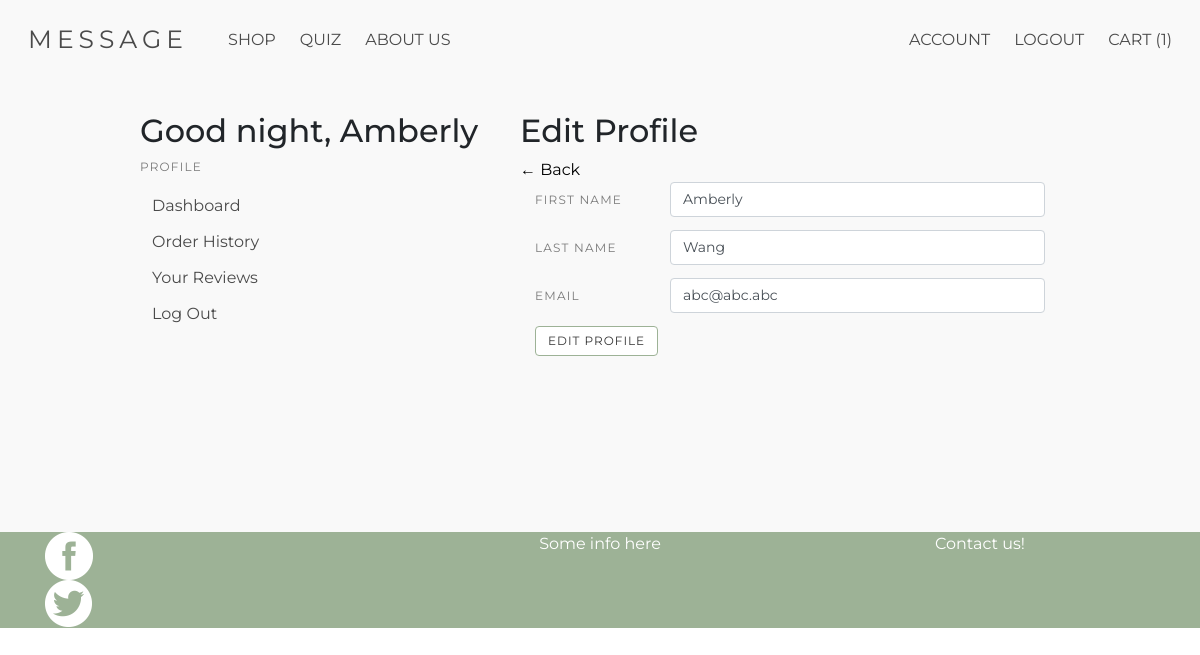
Before: /profile/edit (signed in) with the older database file.
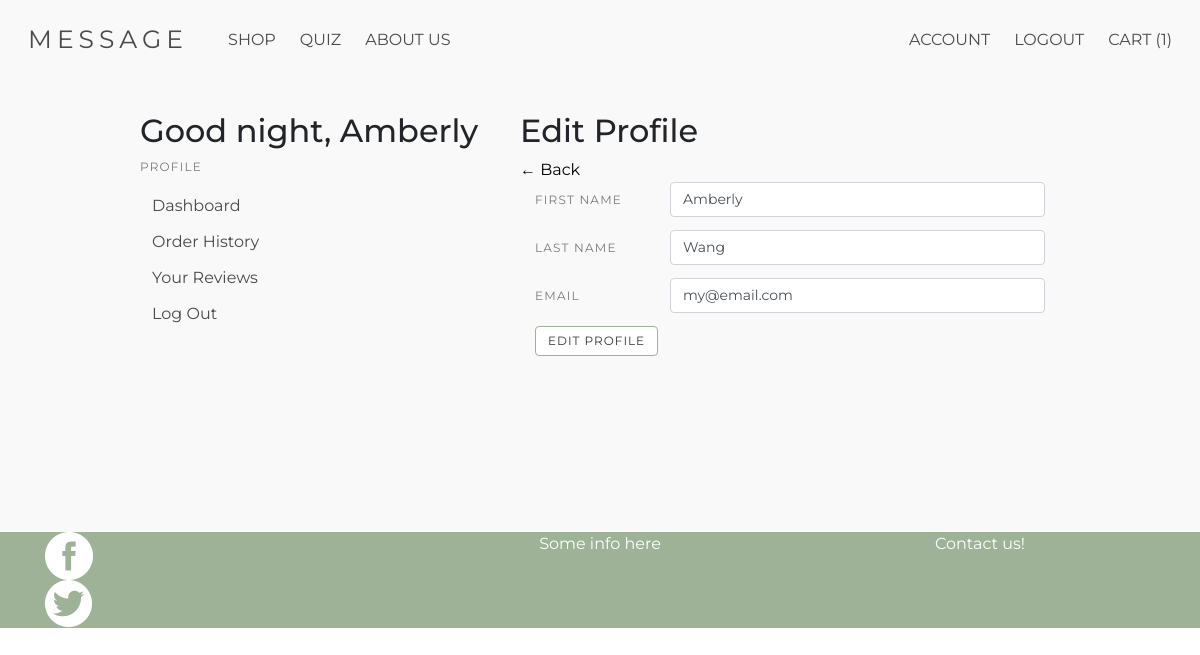
After: the same page with the newer database file.
### models.py (models this page shows, shortened)
class User(UserMixin, Model):
    fname = CharField()
    lname = CharField()
    email = CharField(unique=True)
    password = CharField(max_length=100)
    street_address = CharField(default="")
    city = CharField(default="")
    state = CharField(default="")
    postal_code = CharField(default="")
    join_date = DateTimeField(default=datetime.datetime.now())
    class Meta:
        database = DATABASE

### app.py (the view)
@app.route('/profile/edit', methods=["GET", "POST"])
@login_required
def edit_profile():
    if current_user.is_authenticated:
        user=current_user
        cartq = cart_quantity(user)
    else:
        cartq=0
    user = current_user
    current_hour = datetime.datetime.now().hour
    greeting = time_of_day(current_hour)
    form = forms.EditProfileForm()
    if form.validate_on_submit():
        user.fname=form.fname.data
        user.lname=form.lname.data
        user.email=form.email.data
        user.save()
        return redirect(url_for("profile"))
    return render_template("editProfile.html", form=form, user=user, greeting=greeting, cartq=cartq)

### forms.py
class EditProfileForm(Form):
    fname = StringField(
        'First Name',
        validators=[
            DataRequired(),
            Regexp(
                r'^[a-zA-Z_]+$',
                message=("Cannot contain numbers or special characters")
            )
        ]
    )
    lname = StringField(
        'Last Name',
        validators=[
            DataRequired(),
            Regexp(
                r'^[a-zA-Z_]+$',
                message=("Cannot contain numbers or special characters")
            )
        ]
    )
    email = StringField(
        'Email',
        validators=[
            DataRequired(),
            Email(),
            email_exists
        ])

### app.py (called while the page is built)
def cart_quantity(user):
    order= models.Order.select().where(models.Order.user_id ==user.id, models.Order.purchased == False).get()
    cartq = 0
    cart = models.OrderDetails.select().where(models.OrderDetails.order_id == order)
    for item in cart:
        cartq += item.quantity
    return cartq

@login_manager.user_loader
def load_user(userid):
    try:
        return models.User.get(models.User.id == userid)
    except models.DoesNotExist:
        return None

### templates/editProfile.html (shortened to what this page needs)
{% extends "profile.html" %}
{% from "macros.html" import field_error %}
{% block profile %}
<h2>Edit Profile</h2>
<a href="/profile">&#8592; Back</a>
<div class="container">
<form method="POST" action="" class="form form-group">
    <div class=" row">
        {{form.fname.label(class="menu-label col-lg-3 col-sm-5")}}
        <div class="col-lg-9 col-sm-7">
            {{form.fname(value=user.fname, class="form-control")}}
        </div>
    </div>
    <div class=" row">
        {{form.lname.label(class="menu-label col-lg-3 col-sm-5")}}
        <div class="col-lg-9 col-sm-7">
            {{form.lname(value=user.lname, class="form-control")}}
        </div>
    </div>
    <div class=" row">
        {{form.email.label(class="menu-label col-lg-3 col-sm-5")}}
        <div class="col-lg-9 col-sm-7">
            {{form.email(value=user.email, class="form-control")}}
        </div>
    </div>
    <button class="button" type="submit">Edit Profile</button>
</form>
</div>
{% endblock %}

### templates/profile.html (shortened to what this page needs)
{% extends 'layout.html' %}
{% block content %}
<div class="profile-container">
<div class="container">
    <div class="row d-flex justify-content-center">
        <div class="col-sm-4">
            <h2>Good {{greeting}}, {{user.fname}}</h2>
            <aside class="menu">
                <p class="menu-label">
                    Profile
                </p>
                <ul class="menu-list">
                    <li><a href="{{url_for('profile')}}">Dashboard</a></li>
                    <li><a href="{{url_for('order_history')}}">Order History</a></li>
                    <li><a href="{{url_for('reviews')}}">Your Reviews</a></li>
                    <li><a href="{{url_for('logout')}}">Log Out</a></li>
                </ul>
            </aside>
        </div>
        <div class="col-md-6 col-sm-8">
                {% block profile %}
                {% endblock %}
        </div>
    </div>
</div>
</div>
{% endblock %}

Changed rows visible on the page:
changed User "Amberly": email "abc@abc.abc" → "my@email.com"
